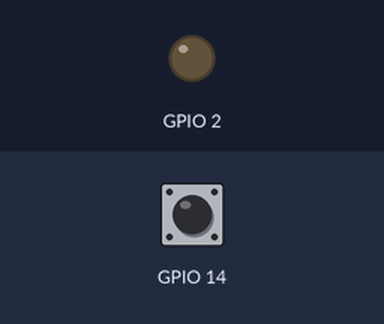
The sketch below on a simulated ESP32. Shown: output pins drawn as LEDs (lit = HIGH). Inputs (shaded band) come from the test bench; at power-on: GPIO 14 HIGH. Nothing arrives over Bluetooth unless stated; what the sketch prints to the serial monitor is not drawn.

Above: at 1.5 s.
1.6 s: GPIO 14 pulled LOW for 0.15 s
Timing chart, 0 to 4.6 s (numbered marks = the images above; inputs shaded):
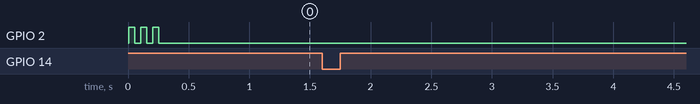

Measured:
- after the input at 1.6 s, every drawn part: stays the same

The sketch:

20240430_server003.ino
```cpp
#include "BluetoothSerial.h"

BluetoothSerial SerialBT;

String MACadd = "24:62:AB:DC:30:5E";
uint8_t address[6]  = {0x24, 0x62, 0xAB, 0xDC, 0x30, 0x5E};
bool connected;

void setup() {
  Serial.begin(115200);
  SerialBT.begin("ESP32test", true);
  Serial.println("The device started in master mode, make sure remote BT device is on!");

  // connect(address) is fast (upto 10 secs max), connect(name) is slow (upto 30 secs max) as it needs
  // to resolve name to address first, but it allows to connect to different devices with the same name.
  // Set CoreDebugLevel to Info to view devices bluetooth address and device names
  connected = SerialBT.connect(address);

  if(connected) {
    Serial.println("Connected Succesfully!");
  } else {
    while(!SerialBT.connected(10000)) {
      Serial.println("Failed to connect. Make sure remote device is available and in range, then restart app.");
    }
  }
  // disconnect() may take upto 10 secs max
  if (SerialBT.disconnect()) {
    Serial.println("Disconnected Succesfully!");
  }
  // this would reconnect to the name(will use address, if resolved) or address used with connect(name/address).
  SerialBT.connect();

  pinMode( 2, OUTPUT);
  pinMode(14, INPUT_PULLUP);

  // Sign for the end of bluetooth setup.
  for (int i=0; i<3; i++) {
    digitalWrite(2, HIGH);
    delay(50);
    digitalWrite(2, LOW);
    delay(50);
  }
}

void loop() {
  if (digitalRead(14) == LOW) {
    Serial.println("LED is ON.");
    SerialBT.write('T');
  }
  delay(20);
}
```
